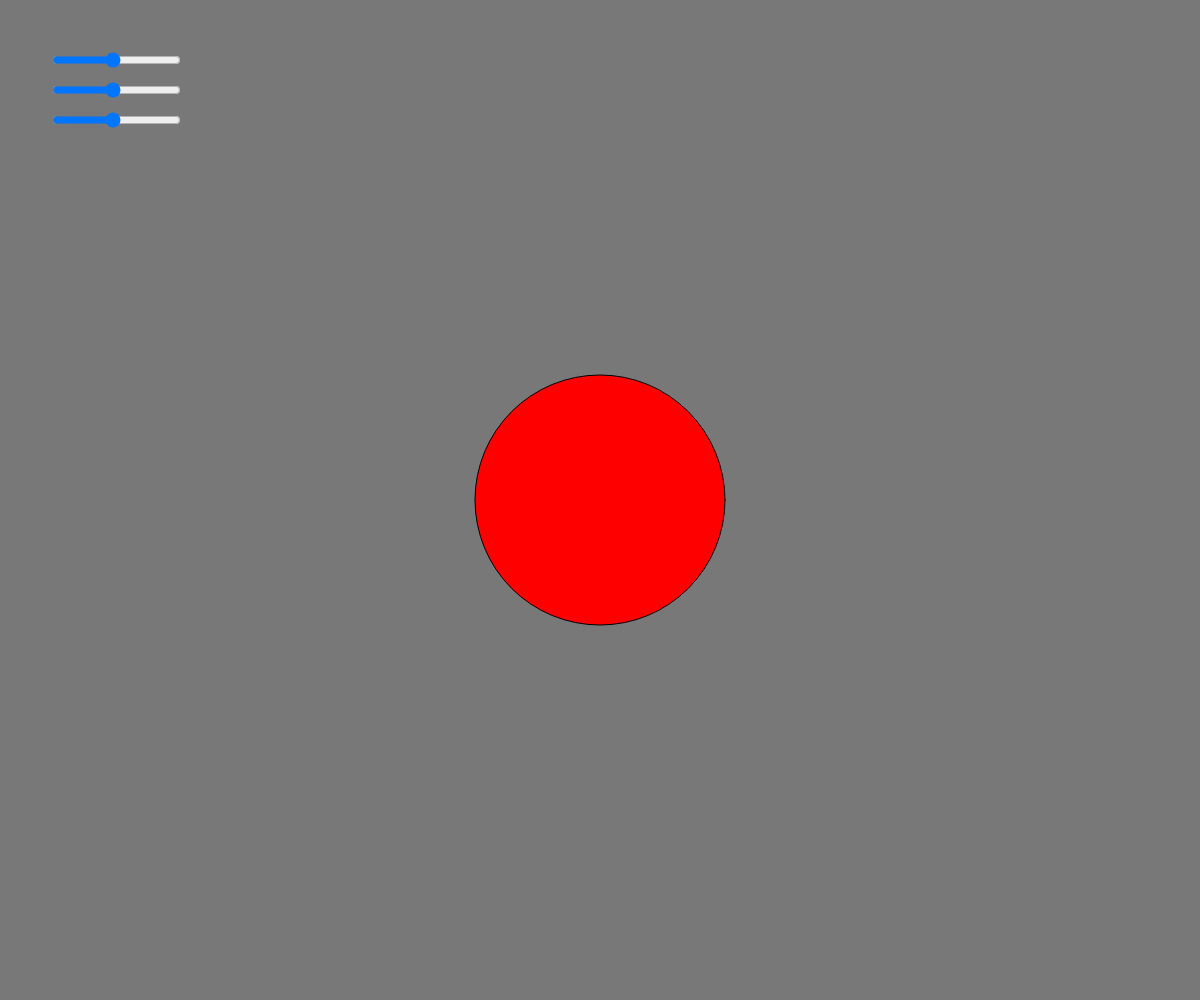
Frame 1 (no input)
Frame 60 (no input): identical to frame 1, image omitted
Frame 120 (the mouse pressed at the canvas centre since frame 60): identical to frame 1, image omitted

The p5.js sketch that drew this single still picture (run headless with seeded random() and noise() and a simulated clock; from frame 60 on, the mouse is pressed at the canvas centre):

// p5.js sketch
// ── sketch.js
// Project Title
// Your Name
// Date
//
// Extra for Experts:
// - describe what you did to take this project "above and beyond"

let redSlider;
let blueSlider;
let greenSlider;
let radio;
let diffShapes;

function setup() {
  createCanvas(windowWidth, windowHeight);
  r();
  b();
  g();
  radioButtons();
}
function r(){
  redSlider=createSlider(0,255,120);
  redSlider.position(50,50);
  textSize(20);
  fill(0);
  text("R",40,50);

}
function b(){
  blueSlider=createSlider(0,255,120);
  blueSlider.position(50,80);
  textSize(20);
  fill(0);
  text("B",40,80);
}
function g(){
  greenSlider=createSlider(0,255,120);
  greenSlider.position(50,110);
  textSize(20);
  fill(0);
  text("G",40,110);
}

function draw() {
  background(redSlider.value(),greenSlider.value(),blueSlider.value());
  diffShapes=radio.value();
  if (diffShapes===1){
    rect(windowWidth/2,windowHeight/2,250,250);
  }
  else{
    ellipse(windowWidth/2,windowHeight/2,250,250);
  }
}

function radioButtons(){
  radio = createRadio();
  radio.option("rect",1);
  radio.option("ellipse",2);
  textAlign(CENTER);
  fill(255, 0, 0);
}
